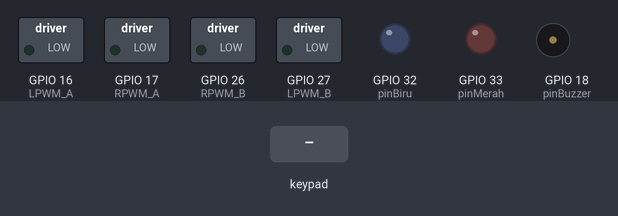
A sketch run on a simulated ESP32. Parts: switched loads named in the sketch (green lamp = pin HIGH), output pins drawn as LEDs (lit = HIGH), buzzer (waves = sounding). Dashed ring = blinking. Inputs (shaded band) come from the test bench. Nothing arrives over Bluetooth unless stated; what the sketch prints to the serial monitor is not drawn.

Above: at 1.2 s.
1.3 s: key 'X' pressed
At 1.8 s:
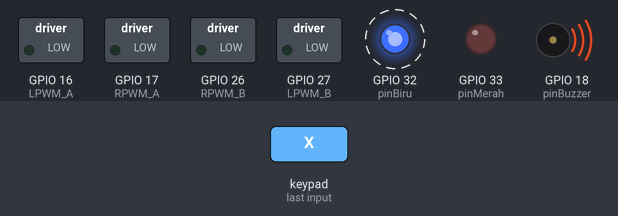
At 2.3 s:
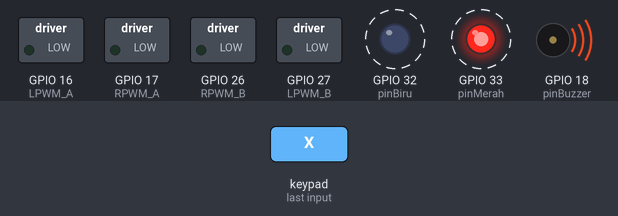
Timing chart, 0 to 10.3 s (numbered marks = the images above; inputs shaded):
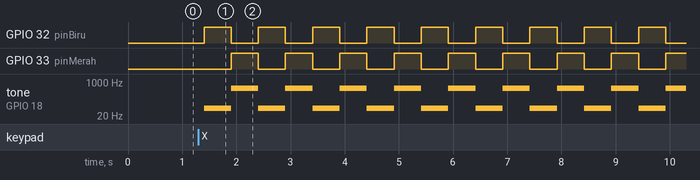

The sketch:

NINO.ino
```cpp
#include <PS4Controller.h>

// FITUR YANG KURANG
// 1. Sirine dan lampu ambulans
// 2. Baca arus dari bts7960
// 3. COMBO MOVE (LMAO)

int MAXSPEEDA = 800; // 800/1023 x100% duty cycle
int MAXSPEEDB = 800; // 800/1023 x100% duty cycle
int INITIALSPEED = 64;

int speedA = 0;
int speedB = 0;
int throttle = 0;

const int freq = 5000;
const int resolution = 10; //Resolution 8, 10, 12, 15

bool xButtonState = false;
bool alarmState = false;
int waktuNi = 0;
int ganjilGenap = 0;


#define pinMerah 33 // GPIO23 (D23)
#define pinBiru 32 // GPIO22 (D23)
#define pinBuzzer 18 // GPIO18 (D18)

// pins for motor A
#define RPWM_CHA 0 // CHANNEL PWM FORWARD MOTOR A
#define RPWM_A 17 // GPIO17 (D17)
//#define R_IS_A 15 // GPIO15 (D15)

#define LPWM_CHA 1 // CHANNEL PWM REVERSE MOTOR A
#define LPWM_A 16 // GPIO16 (D16)
//#define L_IS_A 2 // GPIO2 (D2)
// motor A pins end here

// pins for motor B
#define RPWM_CHB 2 // CHANNEL PWM FORWARD MOTOR B
#define RPWM_B 26 // GPIO26 (D26)
//#define R_IS_B 12 // GPIO12 (D12)

#define LPWM_CHB 3 // CHANNEL PWM REVERSE MOTOR B
#define LPWM_B 27 // GPIO27 (D27)
//#define L_IS_B 14 // GPIO14 (D14)
// motor B pins end here

#define CW 1 //
#define CCW 0 //
#define debug 1 //


void setup() {
  Serial.begin(115200);
  PS4.begin("40:99:22:d3:2e:ac");
  Serial.println("Ready.");

  // Buat PWM
  ledcSetup(RPWM_CHA, freq, resolution);
  ledcAttachPin(RPWM_A, RPWM_CHA);

  ledcSetup(LPWM_CHA, freq, resolution);
  ledcAttachPin(LPWM_A, LPWM_CHA);

  ledcSetup(RPWM_CHB, freq, resolution);
  ledcAttachPin(RPWM_B, RPWM_CHB);

  ledcSetup(LPWM_CHB, freq, resolution);
  ledcAttachPin(LPWM_B, LPWM_CHB);

//  pinMode(R_IS_A, INPUT); // ngasih tau berapa arus ngalir
//  pinMode(L_IS_A, INPUT);
//  pinMode(R_IS_B, INPUT);
//  pinMode(L_IS_B, INPUT);

  pinMode(pinMerah, OUTPUT);
  pinMode(pinBiru, OUTPUT);
  pinMode(pinBuzzer, OUTPUT);

  ledcAttachPin(pinBuzzer, 4);
}

void loop() {
  if (PS4.isConnected()) {
    throttle = PS4.R2Value()-PS4.L2Value();

    if (throttle<49 and throttle>-50) { //buat ngarahin robot + yaw
      speedA = map(PS4.LStickX(), 0, 127, 0, MAXSPEEDA*1);
      speedB = map(-PS4.LStickX(), 0, 127, 0, MAXSPEEDB*1);
    }

    else { //buat mode setir biasa
      speedA = map(INITIALSPEED+PS4.LStickY()+PS4.LStickX()/2, 0, 200, 0, throttle);
      speedB = map(INITIALSPEED+PS4.LStickY()-PS4.LStickX()/2, 0, 200, 0, throttle);

      speedA = map(speedA, 0, 255, 0, MAXSPEEDA);
      speedB = map(speedB, 0, 255, 0, MAXSPEEDB);

      }

    if (speedA>20){ // motor A CW
      ledcWrite(LPWM_CHA, 0);
      ledcWrite(RPWM_CHA, speedA);
    }
    else if (speedA<-20){ // motor A CCW
      ledcWrite(RPWM_CHA, 0);
      ledcWrite(LPWM_CHA, -speedA);
    }
    else{ // motor A berenti
      ledcWrite(RPWM_CHA, 0);
      ledcWrite(LPWM_CHA, 0);
    }

    if (speedB>20){ // motor B CCW
      ledcWrite(RPWM_CHB, 0);
      ledcWrite(LPWM_CHB, speedB);
    }
    else if (speedB<-20){ // motor B CW
      ledcWrite(LPWM_CHB, 0);
      ledcWrite(RPWM_CHB, -speedB);
    }
    else{ // motor B berenti
      ledcWrite(RPWM_CHB, 0);
      ledcWrite(LPWM_CHB, 0);
    }

    if (debug==1){
      Serial.print("speedA: ");
      Serial.print(speedA);
      Serial.print(" speedB: ");
      Serial.println(speedB);
      Serial.println("");
      delay(100);
    }

    if (PS4.Cross() and xButtonState == false) {
      if (alarmState == true){ //matiin alarm
        digitalWrite(pinMerah, LOW);
        digitalWrite(pinBiru, LOW);
        ledcWrite(4, 0);
        alarmState = false;
      }
      else {
        alarmState = true;
        waktuNi = millis();
      }
    }

    xButtonState = PS4.Cross();

    if (alarmState == true){
      ganjilGenap = (millis() - waktuNi)/500;
      ganjilGenap = ganjilGenap%2;

      if (ganjilGenap == 0){
        digitalWrite(pinMerah, LOW);
        digitalWrite(pinBiru, HIGH);
        ledcWriteTone(4, 50);
      }
      else{
        digitalWrite(pinMerah, HIGH);
        digitalWrite(pinBiru, LOW);
        ledcWriteTone(4, 500);
      }
    }
  }
  else{
    Serial.println("disconnected");
    delay(100);
  }
}
```

Measured:
- after the input at 1.3 s, GPIO 32 (pinBiru): alternates HIGH for 0.50 s and LOW for 0.50 s, starting after 0.10 s; GPIO 33 (pinMerah): alternates HIGH for 0.50 s and LOW for 0.50 s, starting after 0.60 s; tone on GPIO 18 (pinBuzzer): alternates 500 Hz for 0.50 s and 50 Hz for 0.50 s, starting after 0.10 s
